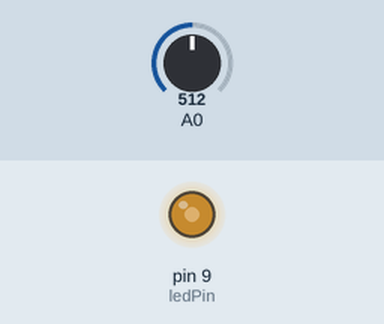
The sketch below on a simulated Arduino Uno, built with avr-gcc and run on an emulated ATmega328P. Parts: output pins drawn as LEDs (lit = HIGH). The inputs (shaded band) are chosen by the test bench; at power-on: A0 = 512.

Above: at 1.2 s.
1.3 s: A0 set to 716
At 2.1 s:
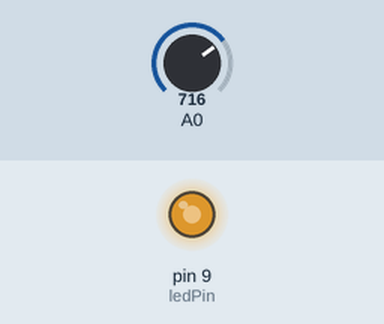
2.8 s: A0 set to 900
At 3.3 s:
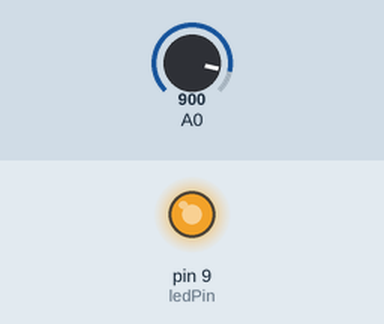
4.3 s: A0 set to 122
At 4.6 s:
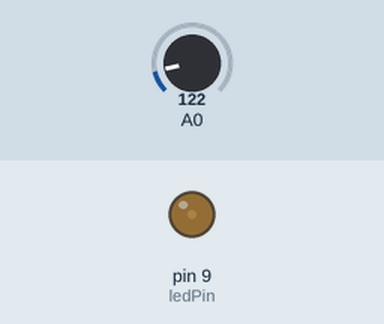
5.8 s: A0 set to 0
At 7.1 s:
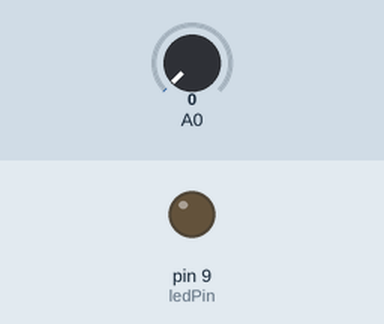
Timing chart, 0 to 8.3 s (numbered marks = the images above; inputs shaded):
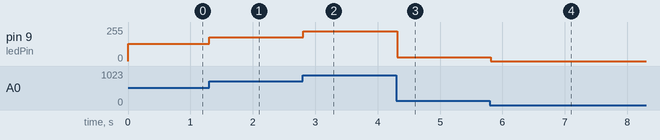

The sketch:

analog_io.ino
```cpp
int ledPin= 9;
int lecturaPot = 0;

void setup()
{
pinMode(ledPin, OUTPUT);
}

void loop()
{
lecturaPot = (analogRead(0));
lecturaPot = lecturaPot/4;
analogWrite(ledPin, lecturaPot);
delay(50);
}
```

Measured:
- after the input at 1.3 s, pin 9 (ledPin): 128/255 → 179/255 at once
- after the input at 2.8 s, pin 9 (ledPin): 179/255 → 225/255 at once
- after the input at 4.3 s, pin 9 (ledPin): 225/255 → 30/255 at once
- after the input at 5.8 s, pin 9 (ledPin): 30/255 → 0/255 at once
